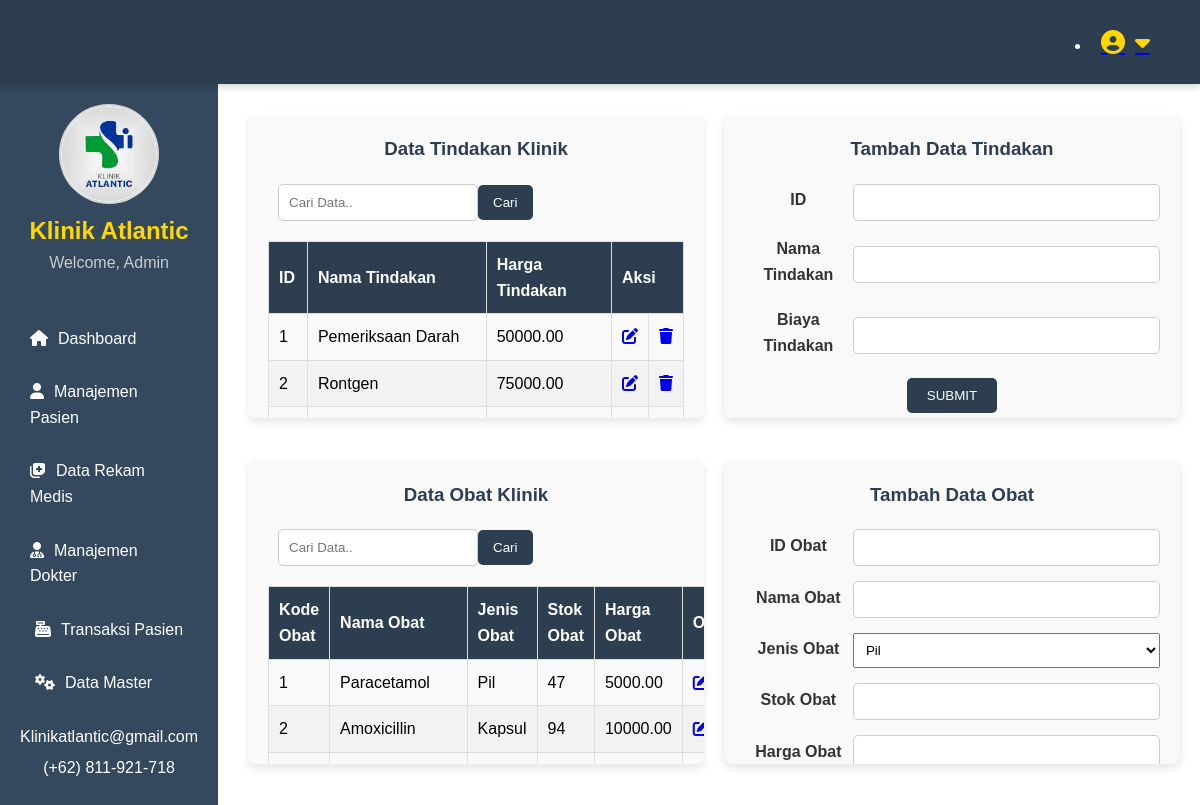
The app's page /pages/obat_tindakan.php with its own data.
### tables this page shows
CREATE TABLE `tindakan` (
  `id_tindakan` int(11) NOT NULL,
  `nama_tindakan` varchar(100) NOT NULL,
  `harga_tindakan` decimal(10,2) NOT NULL
);

CREATE TABLE `obat` (
  `id_obat` int(11) NOT NULL,
  `nama_obat` varchar(100) NOT NULL,
  `jenis_obat` varchar(50) NOT NULL,
  `harga_obat` decimal(10,2) NOT NULL,
  `stok_obat` int(11) NOT NULL
);

### pages/obat_tindakan.php (the view, shortened to what this page needs)
<!DOCTYPE html>
<html lang="en">
<head>
    <link rel="stylesheet" href="../assets/css/laporan.css">
</head>
<body>
<header class="header">
    <nav class="navigation">
        <ul>
            <li class="dropdown">
                <a href="#" class="profile-link">
                    <i class="fas fa-user-circle"></i>
                    <i class="fas fa-caret-down"></i>
                </a>
            </li>
        </ul>
    </nav>
</header>
<div class="container">
    <aside class="sidebar">
        <div class="logo">
            <img src="../assets/img/logo.jpg" alt="Logo Klinik" style="text-align:center;">
        </div>
        <div class="clinic-info">
            <h2>Klinik Atlantic</h2>
        </div>
        <div class="user-info">
            <p>Welcome, Admin</p>
        </div>
        <ul>
            <li><a href="index.php"><i class="fas fa-home"></i>Dashboard</a></li>
            <li><a href="pasien.php"><i class="fas fa-user"></i>Manajemen Pasien</a></li>
            <li><a href="rekammedis.php"><i class="fas fa-notes-medical"></i>Data Rekam Medis</a></li>
            <li><a href="dokter.php"><i class="fas fa-user-md"></i>Manajemen Dokter</a></li>
            <li class="has-submenu">
                <a href="#"><i class="fas fa-cash-register"></i>Transaksi Pasien</a>
            </li>
            <li class="has-submenu">
                <a href="#"><i class="fas fa-cogs"></i>Data Master</a>
            </li>
        </ul>
        <div class="contact-info">
            <p>Klinikatlantic@gmail.com</p>
            <p>(+62) 811-921-718</p>
        </div>
    </aside>
    <div class="content">
        <div class="laporan-section">
            <h3 align="center">Data Tindakan Klinik</h3>
            <form class="search-form" onsubmit="searchTindakan(event)">
                <input type="text" id="searchInputTindakan" placeholder="Cari Data.." />
                <button type="submit">Cari</button>
            </form>
            <table>
                <thead>
                    <tr>
                        <th>ID</th>
                        <th>Nama Tindakan</th>
                        <th>Harga Tindakan</th>
                        <th colspan="2">Aksi</th>
                    </tr>
                </thead>
                <tbody id="tindakanTableBody">
                <?php
                    include "../includes/koneksi.php";
                    $q = mysqli_query($koneksi, "SELECT * FROM tindakan ORDER BY id_tindakan ASC");
                    while ($dt = mysqli_fetch_array($q)) {
                ?>
                    <tr>
                        <td><?= $dt['id_tindakan'] ?></td>
                        <td><?= $dt['nama_tindakan'] ?></td>
                        <td><?= $dt['harga_tindakan'] ?></td>
                        <td><a href="javascript:void(0)" onclick="openEditTindakanModal('<?= $dt['id_tindakan'] ?>', '<?= $dt['nama_tindakan'] ?>', '<?= $dt['harga_tindakan'] ?>')"><i class="fas fa-edit"></i></a></td>
                        <td><a href="javascript:void(0)" onclick="confirmDelete('tindakan', '<?= $dt['id_tindakan'] ?>')"><i class="fas fa-trash"></i></a></td>
                    </tr>
                <?php
                    }
                ?>
                </tbody>
            </table>
        </div>
        <div class="laporan-section">
            <h3>Tambah Data Tindakan</h3>
            <form action="../actions/+tindakan.php" method="POST">
                <div class="form-group">
                    <label for="id_tindakan">ID</label>
                    <input type="text" id="id_tindakan" name="id_tindakan" required>
                </div>
                <div class="form-group">
                    <label for="nama_tindakan">Nama Tindakan</label>
                    <input type="text" id="nama_tindakan" name="nama_tindakan" required>
                </div>
                <div class="form-group">
                    <label for="harga_tindakan">Biaya Tindakan</label>
                    <input type="text" id="harga_tindakan" name="harga_tindakan" required>
                </div>
                <button type="submit">SUBMIT</button>
            </form>
        </div>
        <div class="laporan-section">
            <h3 align="center">Data Obat Klinik</h3>
            <form class="search-form" onsubmit="searchObat(event)">
                <input type="text" id="searchInputObat" placeholder="Cari Data.." />
                <button type="submit">Cari</button>
            </form>
            <table>
                <thead>
                    <tr>
                        <th>Kode Obat</th>
                        <th>Nama Obat</th>
                        <th>Jenis Obat</th>
                        <th>Stok Obat</th>
                        <th>Harga Obat</th>
                        <th colspan="2">Opsi</th>
                    </tr>
                </thead>
                <tbody id="obatTableBody">
                <?php
                    include "../includes/koneksi.php";
                    $q = mysqli_query($koneksi, "SELECT * FROM obat ORDER BY id_obat ASC");
                    while ($dt = mysqli_fetch_array($q)) {
                ?>
                    <tr>
                        <td><?= $dt['id_obat'] ?></td>
                        <td><?= $dt['nama_obat'] ?></td>
                        <td><?= $dt['jenis_obat'] ?></td>
                        <td><?= $dt['stok_obat'] ?></td>
                        <td><?= $dt['harga_obat'] ?></td>
                        <td><a href="javascript:void(0)" onclick="openEditObatModal('<?= $dt['id_obat'] ?>', '<?= $dt['nama_obat'] ?>', '<?= $dt['jenis_obat'] ?>', '<?= $dt['stok_obat'] ?>', '<?= $dt['harga_obat'] ?>')"><i class="fas fa-edit"></i></a></td>
                    </tr>
                <?php
                    }
                ?>
                </tbody>
            </table>
        </div>
        <div class="laporan-section">
            <h3>Tambah Data Obat</h3>
            <form action="../actions/+obat.php" method="POST">
                <div class="form-group">
                    <label for="id_obat">ID Obat</label>
                    <input type="text" id="id_obat" name="id_obat" required>
                </div>
                <div class="form-group">
                    <label for="nama_obat">Nama Obat</label>
                    <input type="text" id="nama_obat" name="nama_obat" required>
                </div>
                <div class="form-group">
                    <label for="jenis_obat">Jenis Obat</label>
                    <select id="jenis_obat" name="jenis_obat" required>
                        <option value="Pil">Pil</option>
                    </select>
                </div>
                <div class="form-group">
                    <label for="stok_obat">Stok Obat</label>
                    <input type="number" id="stok_obat" name="stok_obat" min="0" required>
                </div>
                <div class="form-group">
                    <label for="harga_obat">Harga Obat</label>
                    <input type="number" id="harga_obat" name="harga_obat" required>
                </div>
            </form>
        </div>
    </div>
</div>
</body>
</html>

### assets/css/laporan.css (style rules this page uses)
* { margin: 0; padding: 0; box-sizing: border-box; }
body { font-family: Arial, sans-serif; line-height: 1.6; display: flex; flex-direction: column; min-height: 100vh; }
.container { display: flex; flex: 1; }
.header { background-color: #2C3E50; color: #fff; padding: 20px; display: flex; justify-content: space-between; align-items: center; box-shadow: 0px 0px 10px rgba(0, 0, 0, 0.3); z-index: 100; }
.logo img { width: 100px; border-radius: 50%; }
.navigation { display: flex; justify-content: space-between; align-items: center; }
.navigation .profile-link { display: flex; align-items: center; position: relative; padding: 10px; border-radius: 5px; transition: background-color 0.3s; }
.navigation .profile-link i { font-size: 24px; color: #FFD700; }
.header .navigation { justify-content: flex-end; padding-right: 20px; flex-grow: 1; }
.sidebar { background-color: #34495E; color: #fff; width: 250px; padding: 20px; display: flex; flex-direction: column; align-items: center; }
.clinic-info h2 { color: #FFD700; font-size: 24px; margin-bottom: 0; }
.user-info p { color: #ccc; margin-bottom: 20px; }
.sidebar ul { list-style-type: none; padding: 10px; margin-top: 10px; }
.sidebar ul li { margin-bottom: 8px; }
.sidebar ul li a { color: #fff; text-decoration: none; display: block; transition: all 0.3s ease; padding: 10px 0; font-size: 16px; }
.sidebar ul li a i { margin-right: 10px; }
.contact-info { margin-top: auto; text-align: center; }
.contact-info p { margin-bottom: 5px; }
.content { display: flex; flex-direction: column; align-items: flex-start; padding: 20px; margin-top: 10px; margin-left: 10px; width: calc(100% - 20px); overflow-x: hidden; overflow-y: auto; }
.laporan-section { background-color: #f9f9f9; border-radius: 8px; padding: 20px; box-shadow: 0 4px 8px rgba(0, 0, 0, 0.1); text-align: center; }
.laporan-section h3 { color: #2C3E50; margin-bottom: 20px; }
.form-group { margin-bottom: 20px; display: flex; align-items: center; }
.form-group label { width: 150px; font-weight: bold; color: #333; }
.form-group input[type="date"], .form-group input[type="text"], .form-group input[type="number"] { padding: 10px; border: 1px solid #ccc; border-radius: 5px; width: 100%; }
button[type="submit"] { background-color: #2C3E50; color: #fff; border: none; padding: 10px 20px; border-radius: 5px; cursor: pointer; transition: background-color 0.3s, transform 0.3s; }
th, td { padding: 12px 15px; text-align: left; border-bottom: 1px solid #ddd; }
th { position: sticky; top: 0; background-color: #2C3E50; color: #fff; }
thead { display: sticky; top: 0; overflow: auto; }
tr:nth-child(even) { background-color: #f2f2f2; }
.search-form { margin-bottom: 20px; margin-left: 10px; display: flex; align-items: center; }
.search-form input[type="text"] { padding: 10px; border: 1px solid #ccc; border-radius: 5px; width: 200px; }
.search-form button { background-color: #2C3E50; color: #fff; border: none; padding: 10px 15px; border-radius: 5px; cursor: pointer; transition: background-color 0.3s; }

### pages/obat_tindakan.php (style rules this page uses)
.content { display: grid; grid-template-columns: repeat(2, 1fr); gap: 20px; }
.has-submenu > a i { margin-left: 5px; }
table { width: 100%; border-collapse: collapse; margin-bottom: 20px; }
table thead { background-color: #f2f2f2; }
table th, table td { padding: 10px; text-align: left; border: 1px solid #ddd; }
.laporan-section { height: 38vh; overflow-y: auto; margin-bottom: 20px; display: block; }
.form-group { margin-bottom: 15px; }
.form-group label { display: block; margin-bottom: 5px; }
.form-group input, .form-group select { width: 100%; padding: 8px; box-sizing: border-box; }
button { padding: 10px 15px; background-color: #4CAF50; color: white; border: none; cursor: pointer; }

### records on screen
tindakan: id_tindakan "1", nama_tindakan "Pemeriksaan Darah", harga_tindakan "50000.00"
tindakan: id_tindakan "2", nama_tindakan "Rontgen", harga_tindakan "75000.00"
obat: id_obat "1", nama_obat "Paracetamol", jenis_obat "Pil", stok_obat "47", harga_obat "5000.00"
obat: id_obat "2", nama_obat "Amoxicillin", jenis_obat "Kapsul", stok_obat "94", harga_obat "10000.00"
